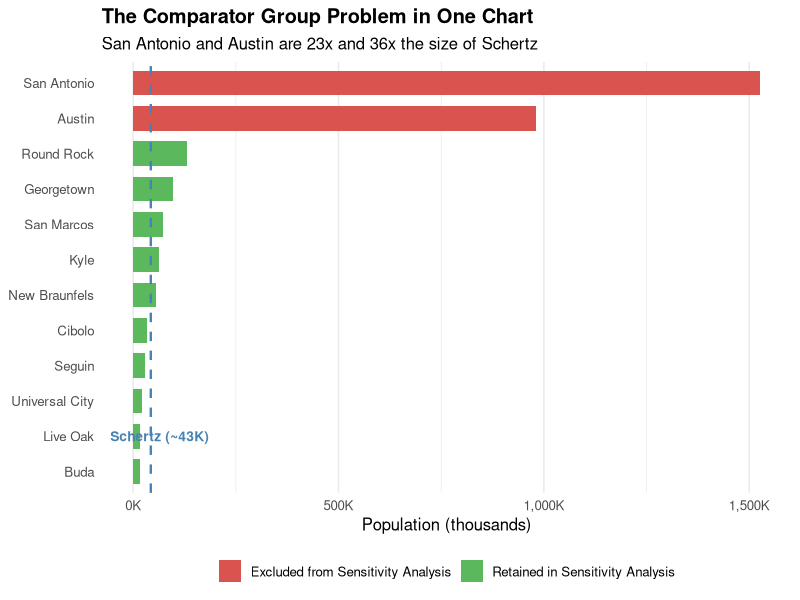
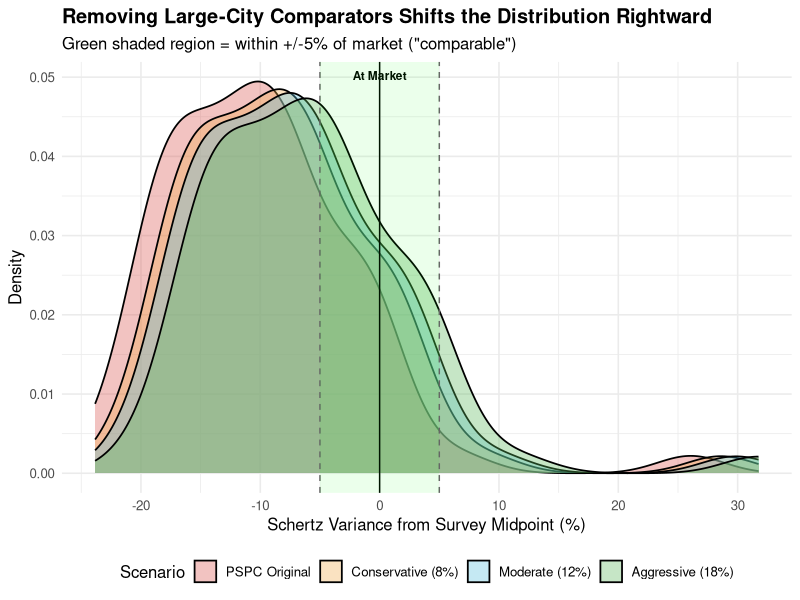
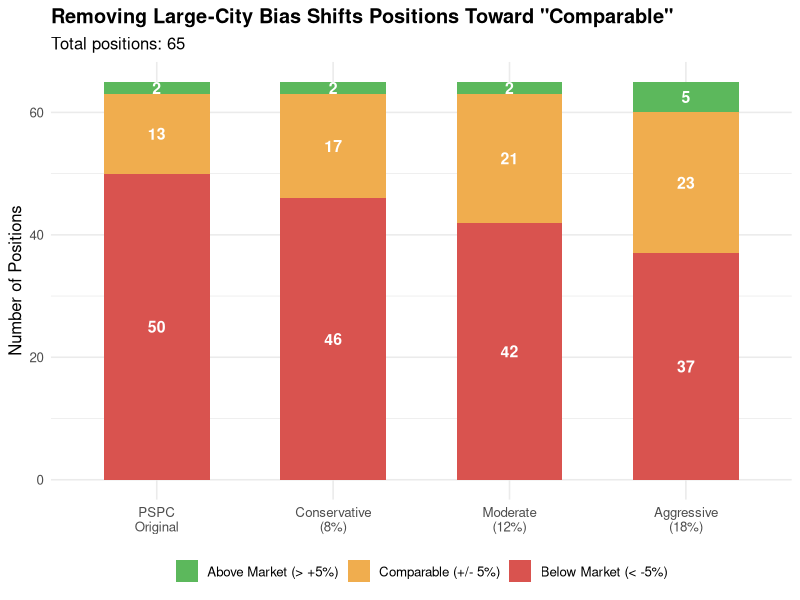

Reproduce these figures in R, in order.
## ---- chunk 1
#| label: setup

# ── Required packages ──
# install.packages(c("flextable", "ggplot2", "dplyr", "tidyr", "scales", "ftExtra"))

## ---- chunk 2
#| label: research-basis

research <- dplyr::tibble(
  Source = c(
    "Baum-Snow & Pavan (2012)\nReview of Economic Studies",
    "Yankow (2006)\nJournal of Urban Economics",
    "Glaeser & Maré (2001)\nJournal of Labor Economics",
    "NLC City Fiscal Conditions (2024)"
  ),
  Finding = c(
    "Nominal wage premium of 19% for medium cities and 29% for large cities over small areas. After controlling for individual fixed effects: 7% (medium) and 15% (large).",
    "OLS identifies 19% wage premium for large urban areas. Fixed-effects estimation reduces this to ~5-6% after controlling for unobserved worker heterogeneity.",
    "25% raw wage advantage for large-city workers. Fixed-effects estimation reduces premium to 4.5-11% depending on sample.",
    "Cities 10K-50K population: 25% reported wage increases in FY2024. Cities over 300K: only 5% reported increases. Small cities facing disproportionate wage pressure."
  ),
  Premium_Range = c(
    "7% to 29%",
    "5% to 19%",
    "4.5% to 25%",
    "N/A (growth rates)"
  )
)

ft_research <- flextable::flextable(research) |>
  flextable::add_header_lines(
    values = "Published Research on City-Size Wage Premiums"
  ) |>
  flextable::color(i = 1, part = "header", color = "steelblue") |>
  flextable::italic(i = 1, part = "header") |>
  flextable::align(i = 1, part = "header", align = "left") |>
  flextable::fontsize(i = 1, part = "header", size = 12) |>
  flextable::bg(i = 1, part = "header", bg = "white") |>
  flextable::bg(i = 2, part = "header", bg = "palegreen") |>
  flextable::set_table_properties(layout = "autofit") |>
  flextable::width(j = 1, width = 1.8) |>
  flextable::width(j = 2, width = 3.5) |>
  flextable::width(j = 3, width = 1.2)

ft_research
## ---- chunk 3
#| label: comparator-composition

comparators <- dplyr::tibble(
  City = c("San Antonio", "Austin", "Round Rock", "Georgetown",
           "San Marcos", "Kyle", "New Braunfels", "Schertz",
           "Cibolo", "Seguin", "Universal City", "Buda", "Live Oak"),
  Population = c(1527000, 980000, 130000, 96000,
                 72000, 63000, 56000, 43000,
                 34000, 30000, 21000, 16000, 16000),
  Ratio_to_Schertz = c(35.5, 22.8, 3.0, 2.2,
                        1.7, 1.5, 1.3, 1.0,
                        0.8, 0.7, 0.5, 0.4, 0.4),
  Category = c("Excluded (36x Schertz)", "Excluded (23x Schertz)",
               rep("Retained — Core Comparator", 5),
               "Schertz (Reference City)",
               rep("Retained — Core Comparator", 5)),
  In_Study = c("Core", "Core", "Core", "Core",
               "Core", "Core", "Core", "Reference",
               "Core", "Core", "Core", "Core", "Core")
)

# Reorder by population descending
comparators <- comparators |>
  dplyr::arrange(dplyr::desc(Population))

ft_comp <- flextable::flextable(
  comparators |> dplyr::select(-In_Study)
) |>
  flextable::add_header_lines(
    values = "PSPC Core Comparator Cities with Population Context"
  ) |>
  flextable::color(i = 1, part = "header", color = "steelblue") |>
  flextable::italic(i = 1, part = "header") |>
  flextable::align(i = 1, part = "header", align = "left") |>
  flextable::fontsize(i = 1, part = "header", size = 12) |>
  flextable::bg(i = 1, part = "header", bg = "white") |>
  flextable::bg(i = 2, part = "header", bg = "palegreen") |>
  flextable::colformat_num(j = "Population", big.mark = ",", digits = 0) |>
  flextable::colformat_num(j = "Ratio_to_Schertz", digits = 1) |>
  flextable::set_table_properties(layout = "autofit")

# Highlight the excluded rows (San Antonio and Austin are rows 1 and 2)
ft_comp <- ft_comp |>
  flextable::bg(i = 1:2, part = "body", bg = "#FFE0E0") |>
  flextable::bg(
    i = which(comparators$City == "Schertz"),
    part = "body",
    bg = "#E0E0FF"
  )

ft_comp
## ---- chunk 4
#| label: fig-population-comparison
#| fig-cap: "Population of PSPC Core Comparator Cities Relative to Schertz"
#| fig-height: 5
#| fig-width: 8

plot_data <- comparators |>
  dplyr::filter(City != "Schertz") |>
  dplyr::mutate(
    Excluded = dplyr::if_else(
      City %in% c("Austin", "San Antonio"),
      "Excluded from Sensitivity Analysis",
      "Retained in Sensitivity Analysis"
    ),
    City = forcats::fct_reorder(City, Population)
  )

ggplot2::ggplot(
  plot_data,
  ggplot2::aes(x = City, y = Population / 1000, fill = Excluded)
) +
  ggplot2::geom_col(width = 0.7) +
  ggplot2::geom_hline(
    yintercept = 43,
    linetype = "dashed",
    color = "steelblue",
    linewidth = 0.8
  ) +
  ggplot2::annotate(
    "text", x = 2, y = 65,
    label = "Schertz (~43K)",
    color = "steelblue",
    fontface = "bold",
    size = 3.5
  ) +
  ggplot2::coord_flip() +
  ggplot2::scale_fill_manual(
    values = c(
      "Excluded from Sensitivity Analysis" = "#D9534F",
      "Retained in Sensitivity Analysis" = "#5CB85C"
    )
  ) +
  ggplot2::scale_y_continuous(
    labels = scales::label_comma(suffix = "K")
  ) +
  ggplot2::labs(
    title = "The Comparator Group Problem in One Chart",
    subtitle = "San Antonio and Austin are 23x and 36x the size of Schertz",
    x = NULL,
    y = "Population (thousands)",
    fill = NULL
  ) +
  ggplot2::theme_minimal(base_size = 12) +
  ggplot2::theme(
    legend.position = "bottom",
    plot.title = ggplot2::element_text(face = "bold"),
    panel.grid.major.y = ggplot2::element_blank()
  )
## ---- chunk 5
#| label: assumptions-table

assumptions <- dplyr::tibble(
  Parameter = c(
    "Number of comparators per position (n)",
    "Large-city premium: Conservative",
    "Large-city premium: Moderate",
    "Large-city premium: Aggressive",
    "Positions where Austin/SA contributed data"
  ),
  Assumption = c(
    "6 to 10 (central estimate: 8)",
    "8% above smaller-city average",
    "12% above smaller-city average",
    "18% above smaller-city average",
    "All 65 civilian benchmark positions"
  ),
  Basis = c(
    "12 core comparator cities minus Schertz, plus selected additional sources; not all cities match all positions",
    "Lower bound of fixed-effects estimates in literature (Yankow 2006)",
    "Midpoint of research range; reflects mixed public/private sector benchmark",
    "Upper range nominal premium (Baum-Snow & Pavan 2012); likely overstates public sector differential",
    "Conservative assumption; actual coverage unknown because PSPC does not disclose position-level match counts"
  )
)

ft_assumptions <- flextable::flextable(assumptions) |>
  flextable::add_header_lines(
    values = "Sensitivity Analysis Assumptions"
  ) |>
  flextable::color(i = 1, part = "header", color = "steelblue") |>
  flextable::italic(i = 1, part = "header") |>
  flextable::align(i = 1, part = "header", align = "left") |>
  flextable::fontsize(i = 1, part = "header", size = 12) |>
  flextable::bg(i = 1, part = "header", bg = "white") |>
  flextable::bg(i = 2, part = "header", bg = "palegreen") |>
  flextable::set_table_properties(layout = "autofit") |>
  flextable::width(j = 1, width = 2.0) |>
  flextable::width(j = 2, width = 1.8) |>
  flextable::width(j = 3, width = 2.7)

ft_assumptions
## ---- chunk 6
#| label: build-position-data

# ── PSPC study data: all 65 civilian benchmark positions ──
positions <- dplyr::tibble(
  Position = c(
    "Building Inspector", "Computer Systems Support Engineer",
    "Financial Analyst", "Civic Center Manager",
    "Director of Public Affairs", "Meter Technician",
    "Director of Parks, Rec & Community Svcs", "Police Chief",
    "Risk and Safety Specialist", "Fire Chief",
    "Director of Library", "City Engineer",
    "Human Resources Generalist", "Director of Finance",
    "Director of Human Resources", "Recreation Manager",
    "Director of Information Technology", "Deputy City Secretary",
    "Assistant City Manager", "Director of Public Works",
    "Utility Billing Clerk", "Senior Systems Administrator",
    "Public Safety Communications Mgr", "Court Administrator",
    "Permit Technician", "Parks Manager",
    "Electrician (Journeyman)", "Traffic Signal & Sign Tech",
    "Utility Billing Manager", "Code Enforcement Officer",
    "Communications Officer", "Street Worker I",
    "Animal Services Officer", "Drainage Worker I",
    "Business Engagement Manager", "Exec Dir of Economic Development",
    "Streets and Drainage Manager", "SCADA Technician",
    "Purchasing Manager", "Engineer - P.E.",
    "Parks Maintenance Technician", "Dir of Planning & Community Dev",
    "Accounts Payable Coordinator", "IT Support Specialist",
    "Customer Relations Representative", "EMS Billing Specialist",
    "Administrative Assistant", "Plumber (Journeyman)",
    "Planning Manager", "Library Assistant",
    "Engineering Inspector", "Accountant",
    "Librarian", "HVAC Technician",
    "Service Worker I", "Police Records Specialist",
    "EMS Chief", "Deputy Court Clerk",
    "Emergency Management Coordinator", "Planner",
    "GIS Specialist", "Facilities Manager",
    "Water/Wastewater Manager", "Fleet Mechanic",
    "Civilian Evidence Technician"
  ),
  Schertz_Midpoint = c(
    52834, 64219, 58248, 64219, 109835, 43466,
    121093, 133506, 55475, 133506, 109835, 133506,
    55475, 133506, 127148, 64219, 133506, 58248,
    162276, 133506, 41240, 78058, 67429, 78058,
    41240, 74342, 58248, 45638, 67429, 50318,
    50318, 41240, 43466, 41240, 70802, 133506,
    86059, 81961, 81961, 94881, 41240, 133506,
    47922, 55475, 41240, 45638, 43466, 58248,
    90363, 41240, 61161, 64219, 61161, 58248,
    48487, 43466, 133506, 45638, 94881, 64219,
    58248, 90363, 104605, 55475, 64219
  ),
  PSPC_Survey_Midpoint = c(
    69374, 81039, 72998, 80024, 136613, 53716,
    149363, 163880, 68021, 163302, 134346, 162702,
    66778, 160217, 152408, 76725, 159246, 69375,
    192408, 157680, 48055, 90663, 78245, 90264,
    47510, 85202, 66495, 51910, 76601, 56925,
    56822, 46108, 48567, 45900, 78762, 147772,
    94885, 90122, 89991, 104088, 44948, 145319,
    51935, 60118, 44415, 49005, 46607, 62446,
    96734, 43660, 64246, 66879, 63054, 59735,
    49659, 44138, 135486, 46245, 95440, 63938,
    57948, 89748, 103525, 51972, 50937
  )
)

# ── Calculate original variance ──
positions <- positions |>
  dplyr::mutate(
    Original_Variance_Pct = (Schertz_Midpoint - PSPC_Survey_Midpoint) /
      PSPC_Survey_Midpoint * 100
  )

# ── Sensitivity scenarios ──
# For each scenario, compute adjusted survey midpoint after removing
# large-city premium effect.
# M_small = M_reported / (1 + 2*p/n)
# We use n = 8 as central estimate

n_comparators <- 8
premiums <- c(Conservative = 0.08, Moderate = 0.12, Aggressive = 0.18)

for (scenario in names(premiums)) {
  p <- premiums[[scenario]]
  adjustment_factor <- 1 + (2 * p / n_comparators)
  col_midpoint <- paste0("Adj_Midpoint_", scenario)
  col_variance <- paste0("Adj_Variance_", scenario)

  positions[[col_midpoint]] <- positions$PSPC_Survey_Midpoint / adjustment_factor
  positions[[col_variance]] <- (positions$Schertz_Midpoint -
    positions[[col_midpoint]]) / positions[[col_midpoint]] * 100
}
## ---- chunk 7
#| label: tbl-sample-positions

# ── Show a representative sample of positions ──
sample_positions <- c(
  "Building Inspector", "Police Chief", "Fire Chief",
  "Director of Finance", "Assistant City Manager",
  "Director of Public Works", "Human Resources Generalist",
  "Parks Manager", "Electrician (Journeyman)",
  "Administrative Assistant", "Street Worker I",
  "Accountant", "Fleet Mechanic", "Planner"
)

sample_data <- positions |>
  dplyr::filter(Position %in% sample_positions) |>
  dplyr::arrange(Original_Variance_Pct) |>
  dplyr::select(
    Position,
    Schertz_Midpoint,
    PSPC_Survey_Midpoint,
    Original_Variance_Pct,
    Adj_Midpoint_Conservative,
    Adj_Variance_Conservative,
    Adj_Midpoint_Moderate,
    Adj_Variance_Moderate,
    Adj_Midpoint_Aggressive,
    Adj_Variance_Aggressive
  )

display_sample <- sample_data |>
  dplyr::transmute(
    Position,
    `Schertz\nMidpoint` = scales::dollar(Schertz_Midpoint, accuracy = 1),
    `PSPC Survey\nMidpoint` = scales::dollar(PSPC_Survey_Midpoint, accuracy = 1),
    `Original\nGap` = sprintf("%.1f%%", Original_Variance_Pct),
    `8% Adj.\nMidpoint` = scales::dollar(Adj_Midpoint_Conservative, accuracy = 1),
    `8% Adj.\nGap` = sprintf("%.1f%%", Adj_Variance_Conservative),
    `12% Adj.\nMidpoint` = scales::dollar(Adj_Midpoint_Moderate, accuracy = 1),
    `12% Adj.\nGap` = sprintf("%.1f%%", Adj_Variance_Moderate),
    `18% Adj.\nMidpoint` = scales::dollar(Adj_Midpoint_Aggressive, accuracy = 1),
    `18% Adj.\nGap` = sprintf("%.1f%%", Adj_Variance_Aggressive)
  )

ft_sample <- flextable::flextable(display_sample) |>
  flextable::add_header_lines(
    values = "Selected Positions: Original vs. Adjusted Market Gaps"
  ) |>
  flextable::color(i = 1, part = "header", color = "steelblue") |>
  flextable::italic(i = 1, part = "header") |>
  flextable::align(i = 1, part = "header", align = "left") |>
  flextable::fontsize(i = 1, part = "header", size = 11) |>
  flextable::bg(i = 1, part = "header", bg = "white") |>
  flextable::bg(i = 2, part = "header", bg = "palegreen") |>
  flextable::fontsize(part = "body", size = 8) |>
  flextable::fontsize(i = 2, part = "header", size = 8) |>
  flextable::set_table_properties(layout = "autofit") |>
  flextable::align(j = 2:10, align = "right", part = "body")

ft_sample
## ---- chunk 8
#| label: fig-distribution-shift
#| fig-cap: "Distribution of Market Gaps Under Different Comparator Assumptions"
#| fig-height: 6
#| fig-width: 9

# ── Reshape for plotting ──
gap_data <- positions |>
  dplyr::select(
    Position,
    `PSPC Original` = Original_Variance_Pct,
    `Conservative (8%)` = Adj_Variance_Conservative,
    `Moderate (12%)` = Adj_Variance_Moderate,
    `Aggressive (18%)` = Adj_Variance_Aggressive
  ) |>
  tidyr::pivot_longer(
    cols = -Position,
    names_to = "Scenario",
    values_to = "Gap_Pct"
  ) |>
  dplyr::mutate(
    Scenario = factor(Scenario, levels = c(
      "PSPC Original",
      "Conservative (8%)",
      "Moderate (12%)",
      "Aggressive (18%)"
    ))
  )

ggplot2::ggplot(gap_data, ggplot2::aes(x = Gap_Pct, fill = Scenario)) +
  ggplot2::geom_density(alpha = 0.35, linewidth = 0.6) +
  ggplot2::geom_vline(xintercept = -5, linetype = "dashed", color = "gray40") +
  ggplot2::geom_vline(xintercept = 5, linetype = "dashed", color = "gray40") +
  ggplot2::geom_vline(xintercept = 0, linetype = "solid", color = "black",
                      linewidth = 0.5) +
  ggplot2::annotate(
    "text", x = 0, y = Inf, label = "At Market",
    vjust = 2, fontface = "bold", size = 3
  ) +
  ggplot2::annotate(
    "rect", xmin = -5, xmax = 5,
    ymin = -Inf, ymax = Inf,
    alpha = 0.08, fill = "green"
  ) +
  ggplot2::scale_fill_manual(values = c(
    "PSPC Original" = "#D9534F",
    "Conservative (8%)" = "#F0AD4E",
    "Moderate (12%)" = "#5BC0DE",
    "Aggressive (18%)" = "#5CB85C"
  )) +
  ggplot2::labs(
    title = "Removing Large-City Comparators Shifts the Distribution Rightward",
    subtitle = "Green shaded region = within +/-5% of market (\"comparable\")",
    x = "Schertz Variance from Survey Midpoint (%)",
    y = "Density",
    fill = "Scenario"
  ) +
  ggplot2::theme_minimal(base_size = 12) +
  ggplot2::theme(
    legend.position = "bottom",
    plot.title = ggplot2::element_text(face = "bold")
  )
## ---- chunk 9
#| label: tbl-summary-stats

# ── Compute summary stats for each scenario ──
compute_summary <- function(variance_col, label) {
  vals <- positions[[variance_col]]
  dplyr::tibble(
    Scenario = label,
    `Mean Gap` = sprintf("%.1f%%", mean(vals)),
    `Median Gap` = sprintf("%.1f%%", stats::median(vals)),
    `Positions Below -5%` = sum(vals < -5),
    `Pct Below -5%` = sprintf("%.0f%%", sum(vals < -5) / length(vals) * 100),
    `Positions Comparable` = sum(vals >= -5 & vals <= 5),
    `Pct Comparable` = sprintf("%.0f%%", sum(vals >= -5 & vals <= 5) /
      length(vals) * 100),
    `Positions Above +5%` = sum(vals > 5),
    `Pct Above +5%` = sprintf("%.0f%%", sum(vals > 5) / length(vals) * 100)
  )
}

summary_stats <- dplyr::bind_rows(
  compute_summary("Original_Variance_Pct", "PSPC Original"),
  compute_summary("Adj_Variance_Conservative", "Conservative (8% adj.)"),
  compute_summary("Adj_Variance_Moderate", "Moderate (12% adj.)"),
  compute_summary("Adj_Variance_Aggressive", "Aggressive (18% adj.)")
)

ft_summary <- flextable::flextable(summary_stats) |>
  flextable::add_header_lines(
    values = "How the PSPC Headline Findings Change Under Each Scenario"
  ) |>
  flextable::color(i = 1, part = "header", color = "steelblue") |>
  flextable::italic(i = 1, part = "header") |>
  flextable::align(i = 1, part = "header", align = "left") |>
  flextable::fontsize(i = 1, part = "header", size = 11) |>
  flextable::bg(i = 1, part = "header", bg = "white") |>
  flextable::bg(i = 2, part = "header", bg = "palegreen") |>
  flextable::fontsize(part = "body", size = 9) |>
  flextable::fontsize(i = 2, part = "header", size = 9) |>
  flextable::set_table_properties(layout = "autofit") |>
  flextable::align(j = 2:9, align = "center", part = "body") |>
  flextable::align(j = 2:9, align = "center", part = "header") |>
  flextable::bg(i = 1, part = "body", bg = "#FFE0E0")

ft_summary
## ---- chunk 10
#| label: tbl-cost-estimates

# ── The PSPC study estimated $942K for civilian adjustments. ──
# We can estimate the proportional reduction in cost under each scenario.
# Logic: cost is roughly proportional to the total gap. If the average gap
# shrinks by X%, the cost should shrink by approximately the same proportion.
# This is a simplification (individual employee placement matters), but
# directionally correct.

original_mean_gap <- mean(positions$Original_Variance_Pct)
original_civilian_cost <- 942000
original_public_safety_cost <- 1364000
original_total <- original_civilian_cost + original_public_safety_cost

# Only positions with negative gaps get adjustments
compute_cost_reduction <- function(original_gaps, adjusted_gaps,
                                   original_cost) {
  # Sum of negative gaps (the total "below market" dollars driving cost)
  orig_neg_sum <- sum(pmin(original_gaps, 0))
  adj_neg_sum <- sum(pmin(adjusted_gaps, 0))

  # Proportional reduction
  if (orig_neg_sum == 0) return(original_cost)
  ratio <- adj_neg_sum / orig_neg_sum
  round(original_cost * ratio, -3)  # Round to nearest thousand
}

cost_estimates <- dplyr::tibble(
  Scenario = c("PSPC Original", "Conservative (8%)",
               "Moderate (12%)", "Aggressive (18%)"),
  `Est. Civilian Cost` = scales::dollar(c(
    original_civilian_cost,
    compute_cost_reduction(
      positions$Original_Variance_Pct,
      positions$Adj_Variance_Conservative,
      original_civilian_cost
    ),
    compute_cost_reduction(
      positions$Original_Variance_Pct,
      positions$Adj_Variance_Moderate,
      original_civilian_cost
    ),
    compute_cost_reduction(
      positions$Original_Variance_Pct,
      positions$Adj_Variance_Aggressive,
      original_civilian_cost
    )
  ), accuracy = 1),
  `Est. Public Safety Cost` = scales::dollar(c(
    original_public_safety_cost,
    compute_cost_reduction(
      positions$Original_Variance_Pct,
      positions$Adj_Variance_Conservative,
      original_public_safety_cost
    ),
    compute_cost_reduction(
      positions$Original_Variance_Pct,
      positions$Adj_Variance_Moderate,
      original_public_safety_cost
    ),
    compute_cost_reduction(
      positions$Original_Variance_Pct,
      positions$Adj_Variance_Aggressive,
      original_public_safety_cost
    )
  ), accuracy = 1),
  `Est. Total Cost` = scales::dollar(c(
    original_total,
    compute_cost_reduction(
      positions$Original_Variance_Pct,
      positions$Adj_Variance_Conservative,
      original_total
    ),
    compute_cost_reduction(
      positions$Original_Variance_Pct,
      positions$Adj_Variance_Moderate,
      original_total
    ),
    compute_cost_reduction(
      positions$Original_Variance_Pct,
      positions$Adj_Variance_Aggressive,
      original_total
    )
  ), accuracy = 1),
  `Est. Savings vs. Original` = scales::dollar(c(
    0,
    original_total - compute_cost_reduction(
      positions$Original_Variance_Pct,
      positions$Adj_Variance_Conservative,
      original_total
    ),
    original_total - compute_cost_reduction(
      positions$Original_Variance_Pct,
      positions$Adj_Variance_Moderate,
      original_total
    ),
    original_total - compute_cost_reduction(
      positions$Original_Variance_Pct,
      positions$Adj_Variance_Aggressive,
      original_total
    )
  ), accuracy = 1)
)

ft_cost <- flextable::flextable(cost_estimates) |>
  flextable::add_header_lines(
    values = "Estimated Cost Implications by Scenario"
  ) |>
  flextable::color(i = 1, part = "header", color = "steelblue") |>
  flextable::italic(i = 1, part = "header") |>
  flextable::align(i = 1, part = "header", align = "left") |>
  flextable::fontsize(i = 1, part = "header", size = 11) |>
  flextable::bg(i = 1, part = "header", bg = "white") |>
  flextable::bg(i = 2, part = "header", bg = "palegreen") |>
  flextable::set_table_properties(layout = "autofit") |>
  flextable::align(j = 2:5, align = "right", part = "body") |>
  flextable::bg(i = 1, part = "body", bg = "#FFE0E0")

ft_cost
## ---- chunk 11
#| label: fig-reclassification
#| fig-cap: "How Positions Reclassify Under Each Scenario"
#| fig-height: 5
#| fig-width: 8

# ── Count positions in each category by scenario ──
classify <- function(gaps) {
  dplyr::tibble(
    Below = sum(gaps < -5),
    Comparable = sum(gaps >= -5 & gaps <= 5),
    Above = sum(gaps > 5)
  )
}

reclass <- dplyr::bind_rows(
  classify(positions$Original_Variance_Pct) |>
    dplyr::mutate(Scenario = "PSPC\nOriginal"),
  classify(positions$Adj_Variance_Conservative) |>
    dplyr::mutate(Scenario = "Conservative\n(8%)"),
  classify(positions$Adj_Variance_Moderate) |>
    dplyr::mutate(Scenario = "Moderate\n(12%)"),
  classify(positions$Adj_Variance_Aggressive) |>
    dplyr::mutate(Scenario = "Aggressive\n(18%)")
) |>
  tidyr::pivot_longer(
    cols = c(Below, Comparable, Above),
    names_to = "Category",
    values_to = "Count"
  ) |>
  dplyr::mutate(
    Scenario = factor(Scenario, levels = c(
      "PSPC\nOriginal", "Conservative\n(8%)",
      "Moderate\n(12%)", "Aggressive\n(18%)"
    )),
    Category = factor(Category, levels = c("Above", "Comparable", "Below"))
  )

ggplot2::ggplot(
  reclass,
  ggplot2::aes(x = Scenario, y = Count, fill = Category)
) +
  ggplot2::geom_col(position = "stack", width = 0.6) +
  ggplot2::geom_text(
    ggplot2::aes(label = Count),
    position = ggplot2::position_stack(vjust = 0.5),
    color = "white",
    fontface = "bold",
    size = 4
  ) +
  ggplot2::scale_fill_manual(
    values = c(
      "Below" = "#D9534F",
      "Comparable" = "#F0AD4E",
      "Above" = "#5CB85C"
    ),
    labels = c(
      "Below" = "Below Market (< -5%)",
      "Comparable" = "Comparable (+/- 5%)",
      "Above" = "Above Market (> +5%)"
    )
  ) +
  ggplot2::labs(
    title = "Removing Large-City Bias Shifts Positions Toward \"Comparable\"",
    subtitle = paste0("Total positions: ", nrow(positions)),
    x = NULL,
    y = "Number of Positions",
    fill = NULL
  ) +
  ggplot2::theme_minimal(base_size = 12) +
  ggplot2::theme(
    legend.position = "bottom",
    plot.title = ggplot2::element_text(face = "bold")
  )
## ---- chunk 12
#| label: tbl-full-appendix

# ── Full dataset for all 65 positions ──
full_display <- positions |>
  dplyr::arrange(Original_Variance_Pct) |>
  dplyr::transmute(
    Position,
    `Schertz Mid.` = scales::dollar(Schertz_Midpoint, accuracy = 1),
    `PSPC Mid.` = scales::dollar(PSPC_Survey_Midpoint, accuracy = 1),
    `Orig. Gap` = sprintf("%.1f%%", Original_Variance_Pct),
    `8% Gap` = sprintf("%.1f%%", Adj_Variance_Conservative),
    `12% Gap` = sprintf("%.1f%%", Adj_Variance_Moderate),
    `18% Gap` = sprintf("%.1f%%", Adj_Variance_Aggressive)
  )

ft_full <- flextable::flextable(full_display) |>
  flextable::add_header_lines(
    values = "All 65 Civilian Benchmark Positions: Gap Under Each Scenario"
  ) |>
  flextable::color(i = 1, part = "header", color = "steelblue") |>
  flextable::italic(i = 1, part = "header") |>
  flextable::align(i = 1, part = "header", align = "left") |>
  flextable::fontsize(i = 1, part = "header", size = 11) |>
  flextable::bg(i = 1, part = "header", bg = "white") |>
  flextable::bg(i = 2, part = "header", bg = "palegreen") |>
  flextable::fontsize(part = "body", size = 7) |>
  flextable::fontsize(i = 2, part = "header", size = 8) |>
  flextable::set_table_properties(layout = "autofit") |>
  flextable::align(j = 2:7, align = "right", part = "body")

ft_full
